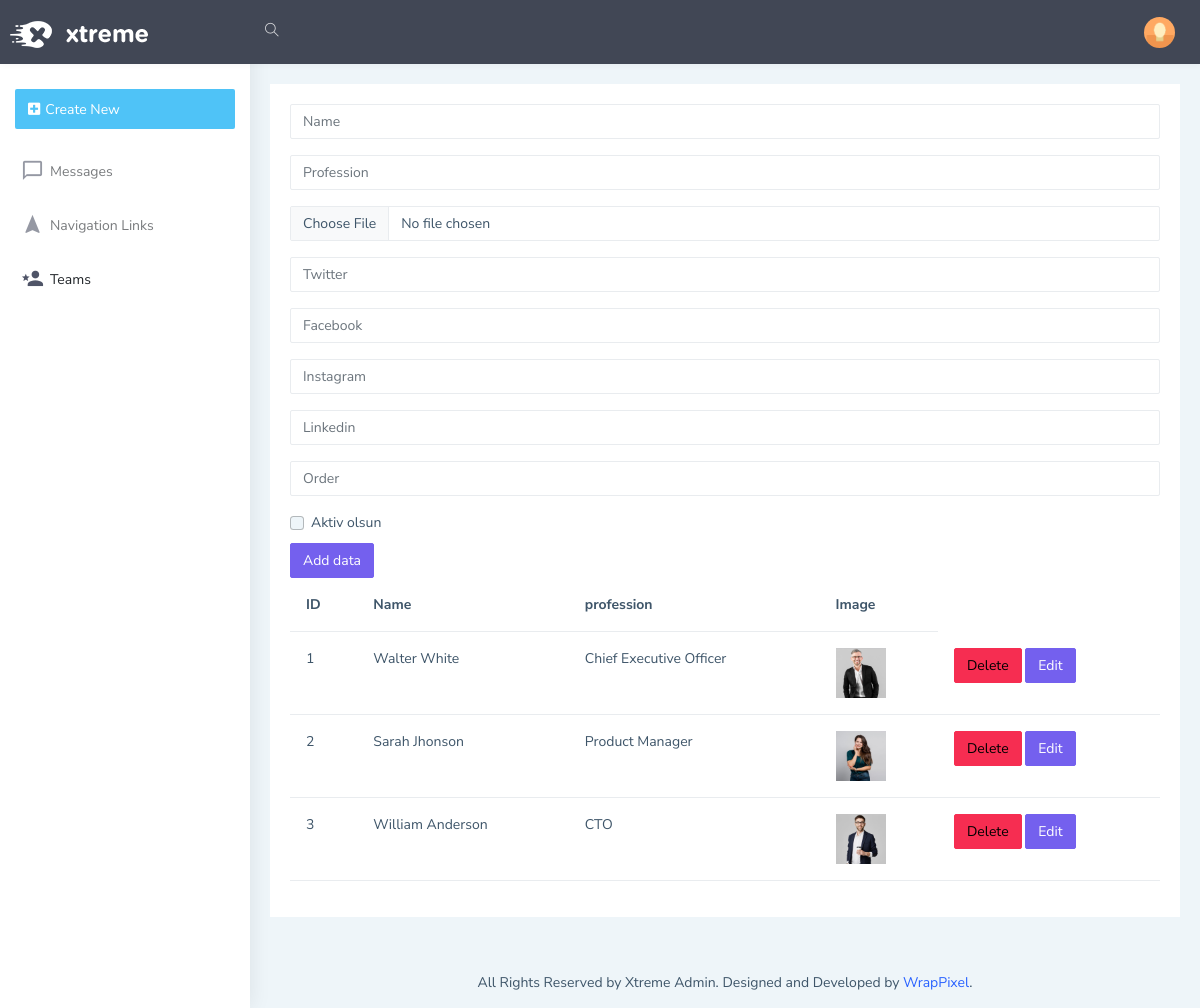
/admin/teams, run on the app's committed database.
### models.py (models this page shows)
class Teams(db.Model):
    Id=db.Column(db.Integer, primary_key=True, autoincrement=True)
    Name=db.Column(db.String(50))
    Profession=db.Column(db.String(50))
    Image=db.Column(db.String(100))
    TwitterAdress=db.Column(db.String(50))
    FacebookAdress=db.Column(db.String(50))
    InstagramAdress=db.Column(db.String(50))
    LinkedinAdress=db.Column(db.String(50))
    Order=db.Column(db.Integer)
    IsActive=db.Column(db.Boolean)

### admin/routes.py (the view)
@admin_bp.route('/teams', methods=['GET','POST'])
def teams():
    teamsform=TeamsForm()
    teams=Teams.query.all()
    return render_template('admin/teams.html', teamsform=teamsform, teams=teams)

### admin/forms.py
class TeamsForm(FlaskForm):
    name=StringField('name')
    profession=StringField('profession')
    image=FileField('image')
    twitter=StringField('twitter')
    facebook=StringField('facebook')
    instagram=StringField('instagram')
    linkedin=StringField('linkedin')
    order=IntegerField('order')
    isactive=BooleanField('isacctive')
    submit=SubmitField('Add data')

### admin/templates/admin/teams.html
{% extends 'admin/layout.html' %}
{% block body %}
<form action="/admin/teams/add" method="POST" enctype="multipart/form-data">
    <div class="mb-3">
      {{teamsform.name(class="form-control", id="exampleFormControlInput1", placeholder="Name")}}
    </div>
    <div class="mb-3">
      {{teamsform.profession(class="form-control", id="exampleFormControlInput1", placeholder="Profession")}}
    </div>
    <div class="mb-3">
      {{teamsform.image(class="form-control", id="exampleFormControlInput1", placeholder="Image")}}
    </div>
    <div class="mb-3">
        {{teamsform.twitter(class="form-control", id="exampleFormControlInput1", placeholder="Twitter")}}
      </div>
      <div class="mb-3">
        {{teamsform.facebook(class="form-control", id="exampleFormControlInput1", placeholder="Facebook")}}
      </div>
      <div class="mb-3">
        {{teamsform.instagram(class="form-control", id="exampleFormControlInput1", placeholder="Instagram")}}
      </div>
      <div class="mb-3">
        {{teamsform.linkedin(class="form-control", id="exampleFormControlInput1", placeholder="Linkedin")}}
      </div>
      <div class="mb-3">
        {{teamsform.order(class="form-control", id="exampleFormControlInput1", placeholder="Order")}}
      </div>
    <div class="form-check">
      {{teamsform.isactive(class="form-check-input", type="checkbox", id="flexCheckDefault")}}
      <label class="form-check-label" for="flexCheckDefault">
        Aktiv olsun
      </label>
    </div>
    {{teamsform.submit(class='btn btn-primary')}}
</form>
<table class="table">
  <thead>
    <tr>
      <th scope="col">ID</th>
      <th scope="col">Name</th>
      <th scope="col">profession</th>
      <th scope="col">Image</th>
    </tr>
  </thead>
  <tbody>
      {% for team in teams %}
    <tr>
      <td>{{team.Id}}</td>
      <td>{{team.Name}}</td>
      <td>{{team.Profession}}</td>
      <td><img src="./admin/static/uploads/{{team.Image}}" alt="" style="width: 50px; height: 50px; object-fit:cover;"></td>
      <td>
          <a href="/admin/teams/delete/{{team.Id}}" class="btn btn-danger">Delete</a>
          <a href="/admin/teams/edit/{{team.Id}}" class="btn btn-primary">Edit</a>
      </td>
    </tr>
    {% endfor %}
  </tbody>
</table>
{% endblock %}

### data on the page
Teams: Id "1", Name "Walter White", Profession "Chief Executive Officer", Image (picture)
Teams: Id "2", Name "Sarah Jhonson", Profession "Product Manager", Image (picture)
Teams: Id "3", Name "William Anderson", Profession "CTO", Image (picture)
